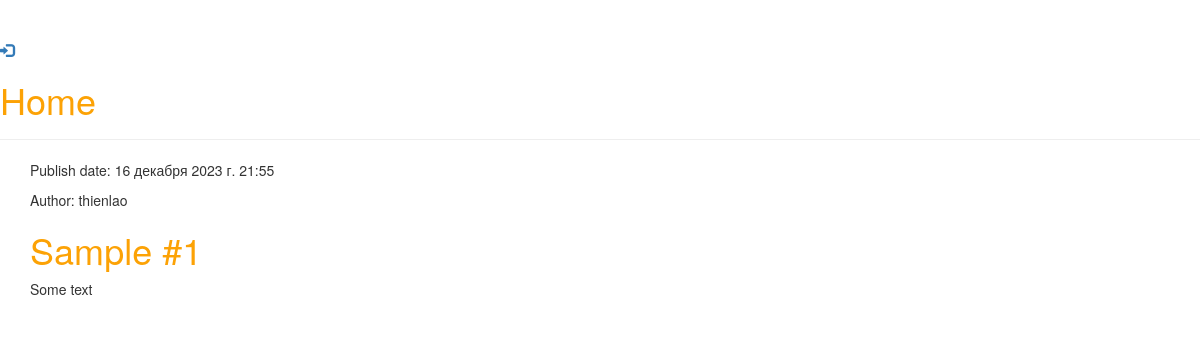
The app's page /, older data.
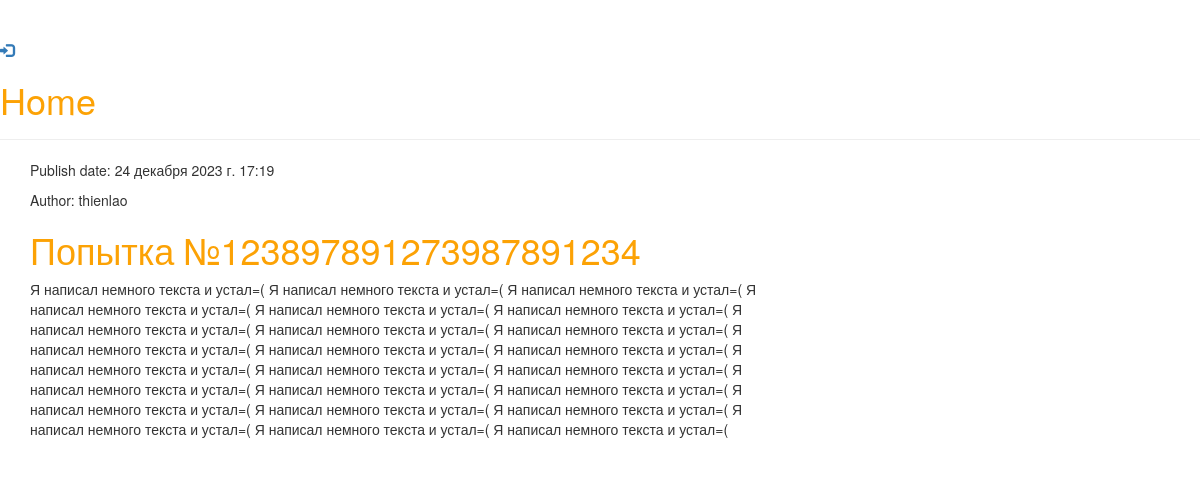
The same page, newer data.
### blog/models.py (models this page shows, shortened)
class Post(models.Model):
    author = models.ForeignKey(settings.AUTH_USER_MODEL, on_delete=models.CASCADE)
    title = models.CharField(max_length=200, verbose_name='Title')
    text = models.TextField(verbose_name='Post text')
    created_date = models.DateTimeField(default=timezone.now, verbose_name="Created date")
    published_date = models.DateTimeField(blank=True, null=True, verbose_name='Published date')
    is_published = models.BooleanField(default=False, verbose_name='Is published?')
    objects = PostManager()
    published = PostPublishedManager()
    def get_absolute_url(self):
        return reverse('blog:post_detail', args=[str(self.id)])
    class Meta:
        verbose_name = 'Blog post'
        verbose_name_plural = 'Blog posts'

### blog/views.py (the view)
# urls.py: path('', views.post_list, name='post_list'),
def post_list(request):
    posts = Post.objects.for_user(user=request.user)
    return render(request, 'blog/post_list.html', {'posts': posts})

### blog/managers.py (called while the page is built)
    def for_user(self, user=None):
        if user.is_staff:
            return self.all()
        else:
            return self.filter(published_date__lte=timezone.now())

    def get_queryset(self):
        return PostQuerySet(self.model, using=self._db)

    def for_user(self, user=None):
        return self.get_queryset().for_user(user=user)

### blog/templates/blog/post_list.html
{% extends 'blog/base.html' %}
{% block content %}
    {% for post in posts %}
    <div class="post">
        <div class="date">
            <p>Publish date: {{ post.published_date }}</p>
            <p>Author: {{ post.author }}</p>
        </div>
            <h1><a href="{{ post.get_absolute_url }}">{{ post.title }}</a></h2>
            <p>{{ post.text|linebreaksbr }}</p>
        </div>
    {% endfor %}
{% endblock %}

Row changes from the older to the newer data that the page shows:
changed Post "thienlao": published_date "16 декабря 2023 г. 21:55" → "24 декабря 2023 г. 17:19"; title "Sample #1" → "Попытка №123897891273987891234"; text "Some text" → "Я написал немного текста и устал=( Я написал немного текста и устал=( Я написал немного текста и устал=( Я написал немного текста и устал=( Я написал немного текста и устал=( Я написал немного текста и устал=( Я написал немного текста и устал=( Я написал немного текста и устал=( Я написал немного текста и устал=( Я написал немного текста и устал=( Я написал немного текста и устал=( Я написал немного текста и устал=( Я написал немного текста и устал=( Я написал немного текста и устал=( Я написал немного текста и устал=( Я написал немного текста и устал=( Я написал немного текста и устал=( Я написал немного текста и устал=( Я написал немного текста и устал=( Я написал немного текста и устал=(…"
